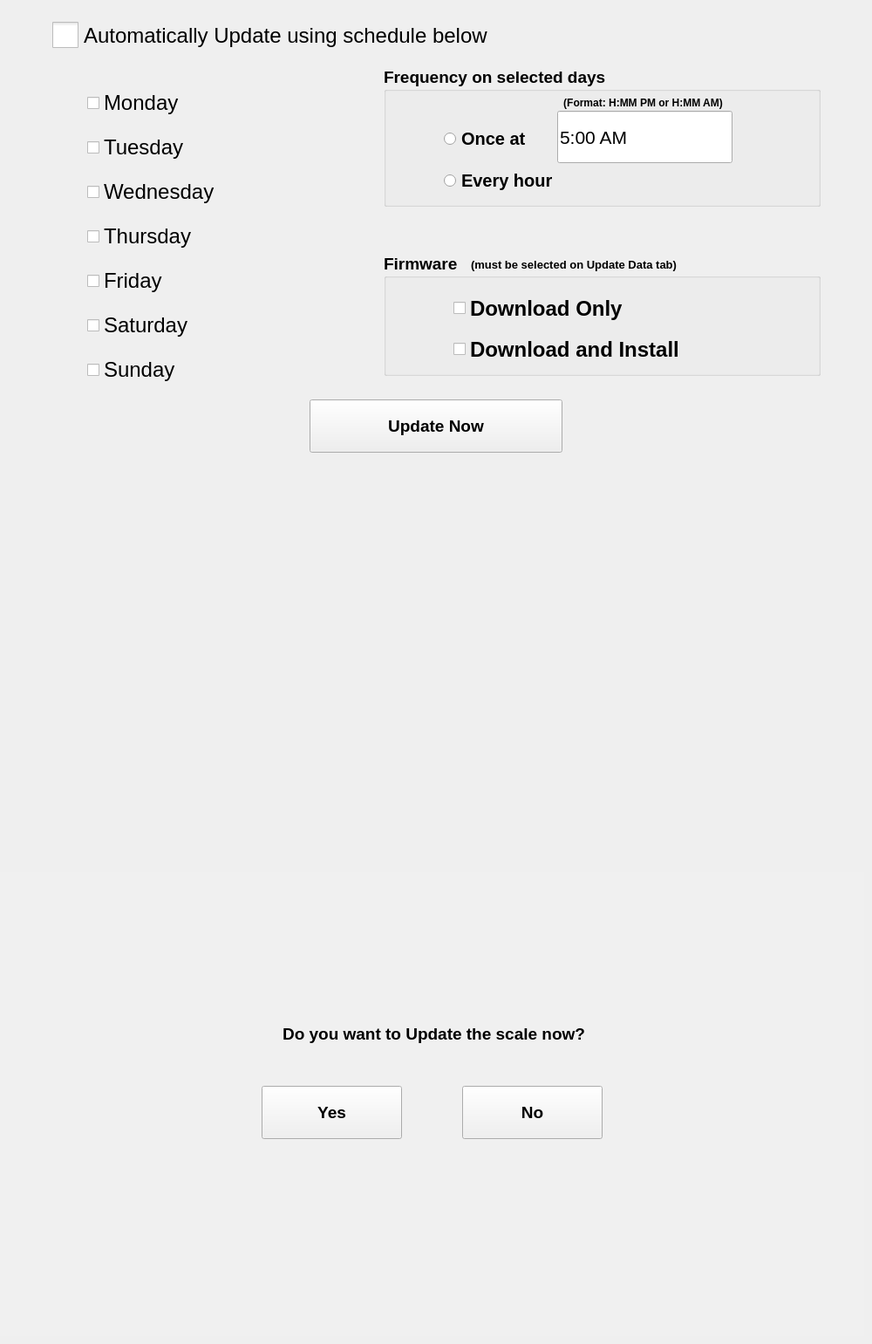
   <widget class="QWidget" name="tab">
    <attribute name="title">
     <string>Scheduling</string>
    </attribute>
    <widget class="QGroupBox" name="gbFirmware">
     <property name="geometry">
      <rect>
       <x>440</x>
       <y>290</y>
       <width>501</width>
       <height>141</height>
      </rect>
     </property>
     <property name="font">
      <font>
       <pointsize>14</pointsize>
       <weight>75</weight>
       <bold>true</bold>
      </font>
     </property>
     <property name="title">
      <string>Firmware</string>
     </property>
     <widget class="QLabel" name="label_12">
      <property name="geometry">
       <rect>
        <x>100</x>
        <y>-2</y>
        <width>301</width>
        <height>31</height>
       </rect>
      </property>
      <property name="font">
       <font>
        <pointsize>10</pointsize>
        <weight>75</weight>
        <bold>true</bold>
       </font>
      </property>
      <property name="text">
       <string>(must be selected on Update Data tab)</string>
      </property>
     </widget>
     <widget class="QCheckBox" name="radioDownloadOnly">
      <property name="geometry">
       <rect>
        <x>80</x>
        <y>43</y>
        <width>411</width>
        <height>41</height>
       </rect>
      </property>
      <property name="font">
       <font>
        <pointsize>18</pointsize>
       </font>
      </property>
      <property name="text">
       <string>Download Only</string>
      </property>
     </widget>
     <widget class="QCheckBox" name="radioDownloadAndInstall">
      <property name="geometry">
       <rect>
        <x>80</x>
        <y>90</y>
        <width>411</width>
        <height>41</height>
       </rect>
      </property>
      <property name="font">
       <font>
        <pointsize>18</pointsize>
       </font>
      </property>
      <property name="text">
       <string>Download and Install</string>
      </property>
     </widget>
    </widget>
    <widget class="QGroupBox" name="gbStartTime">
     <property name="geometry">
      <rect>
       <x>440</x>
       <y>76</y>
       <width>501</width>
       <height>161</height>
      </rect>
     </property>
     <property name="font">
      <font>
       <pointsize>14</pointsize>
       <weight>75</weight>
       <bold>true</bold>
      </font>
     </property>
     <property name="title">
      <string>Frequency on selected days</string>
     </property>
     <widget class="QLineEdit" name="leStartTime">
      <property name="enabled">
       <bool>true</bool>
      </property>
      <property name="geometry">
       <rect>
        <x>199</x>
        <y>51</y>
        <width>201</width>
        <height>60</height>
       </rect>
      </property>
      <property name="font">
       <font>
        <pointsize>16</pointsize>
        <weight>50</weight>
        <bold>false</bold>
       </font>
      </property>
      <property name="text">
       <string>5:00 AM</string>
      </property>
     </widget>
     <widget class="QLabel" name="label_10">
      <property name="geometry">
       <rect>
        <x>177</x>
        <y>31</y>
        <width>241</width>
        <height>21</height>
       </rect>
      </property>
      <property name="font">
       <font>
        <pointsize>9</pointsize>
       </font>
      </property>
      <property name="text">
       <string>(Format: H:MM PM or H:MM AM)</string>
      </property>
      <property name="alignment">
       <set>Qt::AlignCenter</set>
      </property>
     </widget>
     <widget class="QRadioButton" name="chkHourly">
      <property name="geometry">
       <rect>
        <x>69</x>
        <y>111</y>
        <width>331</width>
        <height>40</height>
       </rect>
      </property>
      <property name="font">
       <font>
        <pointsize>15</pointsize>
       </font>
      </property>
      <property name="text">
       <string>Every hour</string>
      </property>
     </widget>
     <widget class="QRadioButton" name="chkDaily">
      <property name="geometry">
       <rect>
        <x>69</x>
        <y>63</y>
        <width>151</width>
        <height>40</height>
       </rect>
      </property>
      <property name="font">
       <font>
        <pointsize>15</pointsize>
       </font>
      </property>
      <property name="text">
       <string>Once at</string>
      </property>
     </widget>
    </widget>
    <widget class="QPushButton" name="butUpdateNow">
     <property name="geometry">
      <rect>
       <x>355</x>
       <y>458</y>
       <width>290</width>
       <height>61</height>
      </rect>
     </property>
     <property name="font">
      <font>
       <pointsize>14</pointsize>
       <weight>75</weight>
       <bold>true</bold>
      </font>
     </property>
     <property name="text">
      <string>Update Now</string>
     </property>
    </widget>
    <widget class="QWidget" name="layoutWidget">
     <property name="geometry">
      <rect>
       <x>100</x>
       <y>90</y>
       <width>261</width>
       <height>367</height>
      </rect>
     </property>
     <layout class="QVBoxLayout" name="verticalLayout">
      <item>
       <widget class="QCheckBox" name="chkMonday">
        <property name="enabled">
         <bool>true</bool>
        </property>
        <property name="font">
         <font>
          <pointsize>18</pointsize>
         </font>
        </property>
        <property name="text">
         <string>Monday</string>
        </property>
       </widget>
      </item>
      <item>
       <widget class="QCheckBox" name="chkTuesday">
        <property name="enabled">
         <bool>true</bool>
        </property>
        <property name="font">
         <font>
          <pointsize>18</pointsize>
         </font>
        </property>
        <property name="text">
         <string>Tuesday</string>
        </property>
       </widget>
      </item>
      <item>
       <widget class="QCheckBox" name="chkWednesday">
        <property name="enabled">
         <bool>true</bool>
        </property>
        <property name="font">
         <font>
          <pointsize>18</pointsize>
         </font>
        </property>
        <property name="text">
         <string>Wednesday</string>
        </property>
       </widget>
      </item>
      <item>
       <widget class="QCheckBox" name="chkThursday">
        <property name="enabled">
         <bool>true</bool>
        </property>
        <property name="font">
         <font>
          <pointsize>18</pointsize>
         </font>
        </property>
        <property name="text">
         <string>Thursday</string>
        </property>
       </widget>
      </item>
      <item>
       <widget class="QCheckBox" name="chkFriday">
        <property name="enabled">
         <bool>true</bool>
        </property>
        <property name="font">
         <font>
          <pointsize>18</pointsize>
         </font>
        </property>
        <property name="text">
         <string>Friday</string>
        </property>
       </widget>
      </item>
      <item>
       <widget class="QCheckBox" name="chkSaturday">
        <property name="enabled">
         <bool>true</bool>
        </property>
        <property name="font">
         <font>
          <pointsize>18</pointsize>
         </font>
        </property>
        <property name="text">
         <string>Saturday</string>
        </property>
       </widget>
      </item>
      <item>
       <widget class="QCheckBox" name="chkSunday">
        <property name="enabled">
         <bool>true</bool>
        </property>
        <property name="font">
         <font>
          <pointsize>18</pointsize>
         </font>
        </property>
        <property name="text">
         <string>Sunday</string>
        </property>
       </widget>
      </item>
     </layout>
    </widget>
    <widget class="QCheckBox" name="cbAutoSearch">
     <property name="enabled">
      <bool>true</bool>
     </property>
     <property name="geometry">
      <rect>
       <x>60</x>
       <y>20</y>
       <width>861</width>
       <height>41</height>
      </rect>
     </property>
     <property name="font">
      <font>
       <pointsize>18</pointsize>
      </font>
     </property>
     <property name="styleSheet">
      <string notr="true">QCheckBox::indicator#cbAutoSearch{
	width: 30px;
	height: 30px;
}</string>
     </property>
     <property name="text">
      <string>Automatically Update using schedule below</string>
     </property>
    </widget>
    <widget class="QFrame" name="frameUpdateNow">
     <property name="geometry">
      <rect>
       <x>0</x>
       <y>1000</y>
       <width>991</width>
       <height>532</height>
      </rect>
     </property>
     <property name="sizePolicy">
      <sizepolicy hsizetype="Fixed" vsizetype="Fixed">
       <horstretch>0</horstretch>
       <verstretch>0</verstretch>
      </sizepolicy>
     </property>
     <property name="minimumSize">
      <size>
       <width>991</width>
       <height>532</height>
      </size>
     </property>
     <property name="maximumSize">
      <size>
       <width>991</width>
       <height>532</height>
      </size>
     </property>
     <property name="styleSheet">
      <string notr="true">background-color: rgb(240, 240, 240);
border-color: rgb(103, 103, 103);</string>
     </property>
     <property name="frameShape">
      <enum>QFrame::NoFrame</enum>
     </property>
     <property name="frameShadow">
      <enum>QFrame::Plain</enum>
     </property>
     <property name="lineWidth">
      <number>5</number>
     </property>
     <widget class="QLabel" name="lblUpdateNowStatus">
      <property name="geometry">
       <rect>
        <x>20</x>
        <y>80</y>
        <width>951</width>
        <height>101</height>
       </rect>
      </property>
      <property name="font">
       <font>
        <pointsize>17</pointsize>
       </font>
      </property>
      <property name="text">
       <string>This scale is currently updating.
Please wait...</string>
      </property>
      <property name="alignment">
       <set>Qt::AlignCenter</set>
      </property>
     </widget>
     <widget class="QPushButton" name="butCloseUpdateNow">
      <property name="geometry">
       <rect>
        <x>397</x>
        <y>350</y>
        <width>200</width>
        <height>61</height>
       </rect>
      </property>
      <property name="font">
       <font>
        <pointsize>14</pointsize>
        <weight>75</weight>
        <bold>true</bold>
       </font>
      </property>
      <property name="text">
       <string>Close</string>
      </property>
     </widget>
     <widget class="QProgressBar" name="pBarDataXfer">
      <property name="geometry">
       <rect>
        <x>342</x>
        <y>210</y>
        <width>311</width>
        <height>51</height>
       </rect>
      </property>
      <property name="sizePolicy">
       <sizepolicy hsizetype="Fixed" vsizetype="Fixed">
        <horstretch>41</horstretch>
        <verstretch>0</verstretch>
       </sizepolicy>
      </property>
      <property name="minimumSize">
       <size>
        <width>311</width>
        <height>51</height>
       </size>
      </property>
      <property name="maximumSize">
       <size>
        <width>311</width>
        <height>51</height>
       </size>
      </property>
      <property name="maximum">
       <number>0</number>
      </property>
      <property name="value">
       <number>-1</number>
      </property>
      <property name="alignment">
       <set>Qt::AlignCenter</set>
      </property>
     </widget>
     <widget class="QLabel" name="lblDataXfer">
      <property name="geometry">
       <rect>
        <x>22</x>
        <y>210</y>
        <width>951</width>
        <height>111</height>
       </rect>
      </property>
      <property name="font">
       <font>
        <pointsize>13</pointsize>
        <weight>75</weight>
        <bold>true</bold>
       </font>
      </property>
      <property name="styleSheet">
       <string notr="true">color: rgb(0,0,0);</string>
      </property>
      <property name="text">
       <string notr="true">Downloading Updates</string>
      </property>
      <property name="alignment">
       <set>Qt::AlignCenter</set>
      </property>
     </widget>
     <widget class="QFrame" name="frameUpdateNowConfirmation">
      <property name="geometry">
       <rect>
        <x>0</x>
        <y>40</y>
        <width>991</width>
        <height>401</height>
       </rect>
      </property>
      <property name="sizePolicy">
       <sizepolicy hsizetype="Fixed" vsizetype="Fixed">
        <horstretch>0</horstretch>
        <verstretch>0</verstretch>
       </sizepolicy>
      </property>
      <property name="minimumSize">
       <size>
        <width>991</width>
        <height>401</height>
       </size>
      </property>
      <property name="maximumSize">
       <size>
        <width>991</width>
        <height>401</height>
       </size>
      </property>
      <property name="frameShape">
       <enum>QFrame::NoFrame</enum>
      </property>
      <property name="frameShadow">
       <enum>QFrame::Plain</enum>
      </property>
      <widget class="QLabel" name="label_11">
       <property name="geometry">
        <rect>
         <x>62</x>
         <y>100</y>
         <width>871</width>
         <height>91</height>
        </rect>
       </property>
       <property name="sizePolicy">
        <sizepolicy hsizetype="Fixed" vsizetype="Fixed">
         <horstretch>0</horstretch>
         <verstretch>0</verstretch>
        </sizepolicy>
       </property>
       <property name="minimumSize">
        <size>
         <width>871</width>
         <height>91</height>
        </size>
       </property>
       <property name="maximumSize">
        <size>
         <width>871</width>
         <height>16777215</height>
        </size>
       </property>
       <property name="font">
        <font>
         <pointsize>14</pointsize>
         <weight>75</weight>
         <bold>true</bold>
        </font>
       </property>
       <property name="text">
        <string>Do you want to Update the scale now?</string>
       </property>
       <property name="alignment">
        <set>Qt::AlignCenter</set>
       </property>
      </widget>
      <widget class="QPushButton" name="butConfirmYES">
       <property name="geometry">
        <rect>
         <x>300</x>
         <y>205</y>
         <width>161</width>
         <height>61</height>
        </rect>
       </property>
       <property name="sizePolicy">
        <sizepolicy hsizetype="Fixed" vsizetype="Fixed">
         <horstretch>0</horstretch>
         <verstretch>0</verstretch>
        </sizepolicy>
       </property>
       <property name="minimumSize">
        <size>
         <width>161</width>
         <height>61</height>
        </size>
       </property>
       <property name="maximumSize">
        <size>
         <width>161</width>
         <height>61</height>
        </size>
       </property>
       <property name="font">
        <font>
         <pointsize>14</pointsize>
         <weight>75</weight>
         <bold>true</bold>
        </font>
       </property>
       <property name="text">
        <string>Yes</string>
       </property>
      </widget>
      <widget class="QPushButton" name="butConfirmNO">
       <property name="geometry">
        <rect>
         <x>530</x>
         <y>205</y>
         <width>161</width>
         <height>61</height>
        </rect>
       </property>
       <property name="sizePolicy">
        <sizepolicy hsizetype="Fixed" vsizetype="Fixed">
         <horstretch>0</horstretch>
         <verstretch>0</verstretch>
        </sizepolicy>
       </property>
       <property name="minimumSize">
        <size>
         <width>161</width>
         <height>61</height>
        </size>
       </property>
       <property name="maximumSize">
        <size>
         <width>161</width>
         <height>61</height>
        </size>
       </property>
       <property name="font">
        <font>
         <pointsize>14</pointsize>
         <weight>75</weight>
         <bold>true</bold>
        </font>
       </property>
       <property name="text">
        <string>No</string>
       </property>
      </widget>
     </widget>
    </widget>
   </widget>
